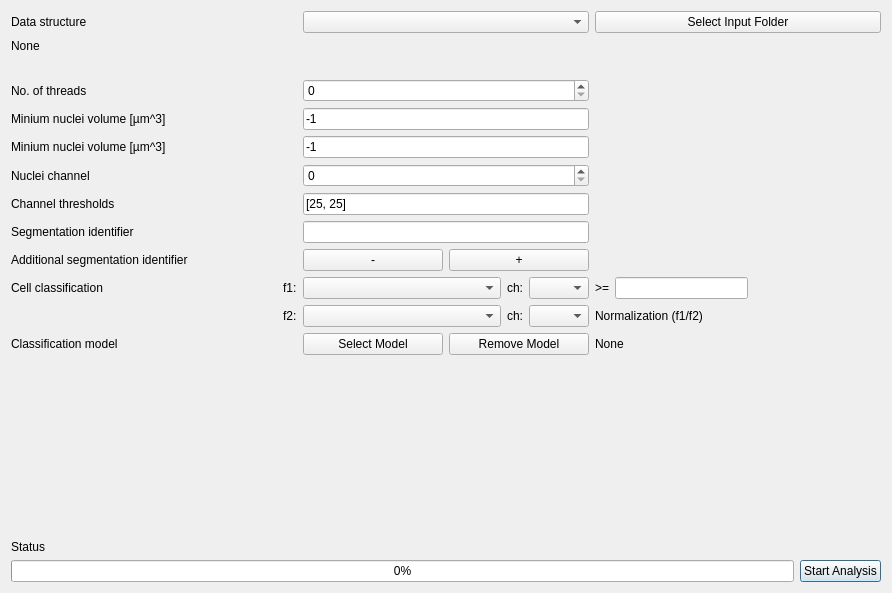
<?xml version="1.0" encoding="UTF-8"?>
<ui version="4.0">
 <class>Dialog</class>
 <widget class="QDialog" name="Dialog">
  <property name="geometry">
   <rect>
    <x>0</x>
    <y>0</y>
    <width>892</width>
    <height>593</height>
   </rect>
  </property>
  <property name="focusPolicy">
   <enum>Qt::ClickFocus</enum>
  </property>
  <property name="windowTitle">
   <string>Auswerte-Pipeline</string>
  </property>
  <layout class="QVBoxLayout" name="verticalLayout">
   <item>
    <layout class="QGridLayout" name="gridLayout_2" rowstretch="0,0,0,0,0,0,0,0,0,0,0,0,0,0,0,0,0,0,0" columnstretch="0,0,0">
     <item row="18" column="0" colspan="3">
      <layout class="QHBoxLayout" name="horizontalLayout_8">
       <item>
        <widget class="QProgressBar" name="progressBar">
         <property name="enabled">
          <bool>true</bool>
         </property>
         <property name="sizePolicy">
          <sizepolicy hsizetype="Expanding" vsizetype="Fixed">
           <horstretch>0</horstretch>
           <verstretch>0</verstretch>
          </sizepolicy>
         </property>
         <property name="minimumSize">
          <size>
           <width>600</width>
           <height>0</height>
          </size>
         </property>
         <property name="value">
          <number>0</number>
         </property>
         <property name="textVisible">
          <bool>true</bool>
         </property>
         <property name="invertedAppearance">
          <bool>false</bool>
         </property>
        </widget>
       </item>
       <item>
        <widget class="QPushButton" name="btn_start_analysis">
         <property name="sizePolicy">
          <sizepolicy hsizetype="Fixed" vsizetype="Fixed">
           <horstretch>0</horstretch>
           <verstretch>0</verstretch>
          </sizepolicy>
         </property>
         <property name="focusPolicy">
          <enum>Qt::NoFocus</enum>
         </property>
         <property name="text">
          <string>Start Analysis</string>
         </property>
         <property name="autoDefault">
          <bool>true</bool>
         </property>
         <property name="default">
          <bool>true</bool>
         </property>
        </widget>
       </item>
      </layout>
     </item>
     <item row="13" column="2">
      <widget class="QLabel" name="label_model_path">
       <property name="sizePolicy">
        <sizepolicy hsizetype="Preferred" vsizetype="Preferred">
         <horstretch>0</horstretch>
         <verstretch>0</verstretch>
        </sizepolicy>
       </property>
       <property name="minimumSize">
        <size>
         <width>0</width>
         <height>9</height>
        </size>
       </property>
       <property name="text">
        <string>None</string>
       </property>
       <property name="alignment">
        <set>Qt::AlignLeading|Qt::AlignLeft|Qt::AlignVCenter</set>
       </property>
       <property name="wordWrap">
        <bool>false</bool>
       </property>
      </widget>
     </item>
     <item row="13" column="0">
      <widget class="QLabel" name="label_model">
       <property name="toolTip">
        <string>&lt;html&gt;&lt;head/&gt;&lt;body&gt;&lt;p&gt;The software allows to specify pretrained classification models generated based on the Model_class.py file in the code folder.&lt;/p&gt;&lt;p&gt;This is intended for advanced users.&lt;/p&gt;&lt;/body&gt;&lt;/html&gt;</string>
       </property>
       <property name="text">
        <string>Classification model</string>
       </property>
      </widget>
     </item>
     <item row="11" column="1">
      <layout class="QHBoxLayout" name="horizontalLayout_4">
       <item>
        <widget class="QComboBox" name="cbox_cell_classification_f1"/>
       </item>
       <item>
        <widget class="QLabel" name="label_cell_classification_f1_ch">
         <property name="sizePolicy">
          <sizepolicy hsizetype="Fixed" vsizetype="Preferred">
           <horstretch>0</horstretch>
           <verstretch>0</verstretch>
          </sizepolicy>
         </property>
         <property name="text">
          <string>ch:</string>
         </property>
        </widget>
       </item>
       <item>
        <widget class="QComboBox" name="cbox_cell_classification_f1_ch">
         <property name="sizePolicy">
          <sizepolicy hsizetype="Fixed" vsizetype="Fixed">
           <horstretch>0</horstretch>
           <verstretch>0</verstretch>
          </sizepolicy>
         </property>
         <property name="maximumSize">
          <size>
           <width>60</width>
           <height>16777215</height>
          </size>
         </property>
        </widget>
       </item>
      </layout>
     </item>
     <item row="3" column="0">
      <widget class="QLabel" name="label_threads">
       <property name="toolTip">
        <string>If set to &gt;1 multiprocessing is used. High values may lead to 'out of memor' errors during calculation.</string>
       </property>
       <property name="text">
        <string>No. of threads</string>
       </property>
      </widget>
     </item>
     <item row="6" column="1">
      <widget class="QSpinBox" name="spin_nuc_ch">
       <property name="sizePolicy">
        <sizepolicy hsizetype="Minimum" vsizetype="Fixed">
         <horstretch>0</horstretch>
         <verstretch>0</verstretch>
        </sizepolicy>
       </property>
       <property name="toolTip">
        <string>Channel number of the nuclei signal. Starting from zero.</string>
       </property>
       <property name="buttonSymbols">
        <enum>QAbstractSpinBox::UpDownArrows</enum>
       </property>
       <property name="maximum">
        <number>10</number>
       </property>
      </widget>
     </item>
     <item row="7" column="1">
      <widget class="QLineEdit" name="edit_ch_thresh">
       <property name="sizePolicy">
        <sizepolicy hsizetype="MinimumExpanding" vsizetype="Fixed">
         <horstretch>0</horstretch>
         <verstretch>0</verstretch>
        </sizepolicy>
       </property>
       <property name="toolTip">
        <string>Threshold values for each channel given as '[t_c1, t_c2, ...]'. This is only used for the calculation of signal_sum_foreground.</string>
       </property>
       <property name="text">
        <string>[25, 25]</string>
       </property>
      </widget>
     </item>
     <item row="8" column="0">
      <widget class="QLabel" name="label_seg_identifier">
       <property name="enabled">
        <bool>true</bool>
       </property>
       <property name="toolTip">
        <string>&lt;html&gt;&lt;head/&gt;&lt;body&gt;&lt;p&gt;CellACDC: file name identifier after '..._segm_IDENTIFIER'.&lt;/p&gt;&lt;p&gt;Raw_Data: file name identifier before image name.&lt;/p&gt;&lt;/body&gt;&lt;/html&gt;</string>
       </property>
       <property name="text">
        <string>Segmentation identifier</string>
       </property>
      </widget>
     </item>
     <item row="9" column="1">
      <layout class="QVBoxLayout" name="vert_layout_add_seg_ident">
       <item>
        <layout class="QHBoxLayout" name="horizontalLayout_6">
         <item>
          <widget class="QPushButton" name="btn_add_seg_ident_minus">
           <property name="text">
            <string>-</string>
           </property>
          </widget>
         </item>
         <item>
          <widget class="QPushButton" name="btn_add_seg_ident_plus">
           <property name="text">
            <string>+</string>
           </property>
          </widget>
         </item>
        </layout>
       </item>
      </layout>
     </item>
     <item row="17" column="0">
      <widget class="QLabel" name="label_status">
       <property name="text">
        <string>Status</string>
       </property>
      </widget>
     </item>
     <item row="5" column="1">
      <widget class="QLineEdit" name="edit_max_vol">
       <property name="sizePolicy">
        <sizepolicy hsizetype="Minimum" vsizetype="Fixed">
         <horstretch>0</horstretch>
         <verstretch>0</verstretch>
        </sizepolicy>
       </property>
       <property name="toolTip">
        <string>Nuclei with volumes above this value are discarded. Set to -1 to not use this feature.</string>
       </property>
       <property name="text">
        <string>-1</string>
       </property>
      </widget>
     </item>
     <item row="13" column="1">
      <layout class="QHBoxLayout" name="horizontalLayout_9">
       <item>
        <widget class="QPushButton" name="btn_model_path">
         <property name="toolTip">
          <string>Pretrained models can be loaded to classifiy nuclei.</string>
         </property>
         <property name="text">
          <string>Select Model</string>
         </property>
         <property name="autoDefault">
          <bool>true</bool>
         </property>
        </widget>
       </item>
       <item>
        <widget class="QPushButton" name="btn_unselect_model">
         <property name="text">
          <string>Remove Model</string>
         </property>
        </widget>
       </item>
      </layout>
     </item>
     <item row="11" column="2">
      <layout class="QHBoxLayout" name="horizontalLayout">
       <item>
        <widget class="QLabel" name="label_cell_classification_comperator">
         <property name="text">
          <string>&gt;=</string>
         </property>
        </widget>
       </item>
       <item>
        <widget class="QLineEdit" name="edit_cell_classification_threshold"/>
       </item>
       <item>
        <spacer name="horizontalSpacer_2">
         <property name="orientation">
          <enum>Qt::Horizontal</enum>
         </property>
         <property name="sizeHint" stdset="0">
          <size>
           <width>40</width>
           <height>20</height>
          </size>
         </property>
        </spacer>
       </item>
      </layout>
     </item>
     <item row="8" column="1">
      <widget class="QLineEdit" name="edit_seg_identifier">
       <property name="enabled">
        <bool>true</bool>
       </property>
       <property name="sizePolicy">
        <sizepolicy hsizetype="Minimum" vsizetype="Fixed">
         <horstretch>0</horstretch>
         <verstretch>0</verstretch>
        </sizepolicy>
       </property>
       <property name="toolTip">
        <string>&lt;html&gt;&lt;head/&gt;&lt;body&gt;&lt;p&gt;CellACDC: file name identifier after '..._segm_IDENTIFIER'.&lt;/p&gt;&lt;p&gt;Raw_Data: file name identifier before image name.&lt;/p&gt;&lt;/body&gt;&lt;/html&gt;</string>
       </property>
      </widget>
     </item>
     <item row="12" column="2">
      <widget class="QLabel" name="label_cell_classification_norm">
       <property name="text">
        <string>Normalization (f1/f2)</string>
       </property>
      </widget>
     </item>
     <item row="11" column="0">
      <layout class="QHBoxLayout" name="horizontalLayout_2">
       <item>
        <widget class="QLabel" name="label_cell_classification">
         <property name="toolTip">
          <string>&lt;html&gt;&lt;head/&gt;&lt;body&gt;&lt;p&gt;The software allows for a basic object classification based on feature thresholding. The objects are assigned to either the positive or negative class depending on the value of the selected feature (f1).&lt;/p&gt;&lt;p&gt;&lt;br/&gt;&lt;/p&gt;&lt;p&gt;Additionally a second feature (f2) can be used to normalize the thresholded feature: f_norm = f1/f2.&lt;/p&gt;&lt;/body&gt;&lt;/html&gt;</string>
         </property>
         <property name="text">
          <string>Cell classification</string>
         </property>
        </widget>
       </item>
       <item>
        <spacer name="horizontalSpacer_3">
         <property name="orientation">
          <enum>Qt::Horizontal</enum>
         </property>
         <property name="sizeHint" stdset="0">
          <size>
           <width>40</width>
           <height>20</height>
          </size>
         </property>
        </spacer>
       </item>
       <item>
        <widget class="QLabel" name="label_cell_classification_f1">
         <property name="text">
          <string>f1:</string>
         </property>
        </widget>
       </item>
      </layout>
     </item>
     <item row="12" column="0">
      <layout class="QHBoxLayout" name="horizontalLayout_3">
       <item>
        <spacer name="horizontalSpacer_4">
         <property name="orientation">
          <enum>Qt::Horizontal</enum>
         </property>
         <property name="sizeHint" stdset="0">
          <size>
           <width>40</width>
           <height>20</height>
          </size>
         </property>
        </spacer>
       </item>
       <item>
        <widget class="QLabel" name="label_cell_classification_f2">
         <property name="text">
          <string>f2:</string>
         </property>
        </widget>
       </item>
      </layout>
     </item>
     <item row="7" column="0">
      <widget class="QLabel" name="label_ch_thresh">
       <property name="toolTip">
        <string>Threshold values for each channel given as '[t_c1, t_c2, ...]'. This is only used for the calculation of signal_sum_foreground.</string>
       </property>
       <property name="text">
        <string>Channel thresholds</string>
       </property>
      </widget>
     </item>
     <item row="9" column="0">
      <widget class="QLabel" name="label_add_seg_ident">
       <property name="toolTip">
        <string>The software allows to utilize other segmentations to analyze basic object features. Use the + - buttons to add or remove input fields.</string>
       </property>
       <property name="text">
        <string>Additional segmentation identifier</string>
       </property>
      </widget>
     </item>
     <item row="12" column="1">
      <layout class="QHBoxLayout" name="horizontalLayout_5">
       <item>
        <widget class="QComboBox" name="cbox_cell_classification_f2"/>
       </item>
       <item>
        <widget class="QLabel" name="label_cell_classification_f2_ch">
         <property name="sizePolicy">
          <sizepolicy hsizetype="Fixed" vsizetype="Preferred">
           <horstretch>0</horstretch>
           <verstretch>0</verstretch>
          </sizepolicy>
         </property>
         <property name="text">
          <string>ch:</string>
         </property>
        </widget>
       </item>
       <item>
        <widget class="QComboBox" name="cbox_cell_classification_f2_ch">
         <property name="sizePolicy">
          <sizepolicy hsizetype="Fixed" vsizetype="Fixed">
           <horstretch>0</horstretch>
           <verstretch>0</verstretch>
          </sizepolicy>
         </property>
         <property name="maximumSize">
          <size>
           <width>60</width>
           <height>16777215</height>
          </size>
         </property>
        </widget>
       </item>
      </layout>
     </item>
     <item row="3" column="1">
      <widget class="QSpinBox" name="spin_threads">
       <property name="sizePolicy">
        <sizepolicy hsizetype="Minimum" vsizetype="Fixed">
         <horstretch>0</horstretch>
         <verstretch>0</verstretch>
        </sizepolicy>
       </property>
       <property name="toolTip">
        <string>If set to &gt;1 multiprocessing is used. High values may lead to 'out of memor' errors during calculation.</string>
       </property>
       <property name="maximum">
        <number>16</number>
       </property>
      </widget>
     </item>
     <item row="14" column="2">
      <spacer name="verticalSpacer">
       <property name="orientation">
        <enum>Qt::Vertical</enum>
       </property>
       <property name="sizeType">
        <enum>QSizePolicy::MinimumExpanding</enum>
       </property>
       <property name="sizeHint" stdset="0">
        <size>
         <width>20</width>
         <height>40</height>
        </size>
       </property>
      </spacer>
     </item>
     <item row="5" column="0">
      <widget class="QLabel" name="label_max_vol">
       <property name="toolTip">
        <string>Nuclei with volumes above this value are discarded. Set to -1 to not use this feature.</string>
       </property>
       <property name="text">
        <string>Minium nuclei volume [µm^3]</string>
       </property>
      </widget>
     </item>
     <item row="6" column="0">
      <widget class="QLabel" name="label_nuc_ch">
       <property name="toolTip">
        <string>Channel number of the nuclei signal. Starting from zero.</string>
       </property>
       <property name="text">
        <string>Nuclei channel</string>
       </property>
      </widget>
     </item>
     <item row="4" column="0">
      <widget class="QLabel" name="label_min_vol">
       <property name="toolTip">
        <string>Nuclei with volumes below this value are discarded. Set to -1 to not use this feature.</string>
       </property>
       <property name="text">
        <string>Minium nuclei volume [µm^3]</string>
       </property>
      </widget>
     </item>
     <item row="7" column="2">
      <spacer name="horizontalSpacer">
       <property name="orientation">
        <enum>Qt::Horizontal</enum>
       </property>
       <property name="sizeHint" stdset="0">
        <size>
         <width>40</width>
         <height>20</height>
        </size>
       </property>
      </spacer>
     </item>
     <item row="4" column="1">
      <widget class="QLineEdit" name="edit_min_vol">
       <property name="sizePolicy">
        <sizepolicy hsizetype="Minimum" vsizetype="Fixed">
         <horstretch>0</horstretch>
         <verstretch>0</verstretch>
        </sizepolicy>
       </property>
       <property name="toolTip">
        <string>Nuclei with volumes below this value are discarded. Set to -1 to not use this feature.</string>
       </property>
       <property name="text">
        <string>-1</string>
       </property>
      </widget>
     </item>
     <item row="2" column="0">
      <spacer name="verticalSpacer_2">
       <property name="orientation">
        <enum>Qt::Vertical</enum>
       </property>
       <property name="sizeType">
        <enum>QSizePolicy::Fixed</enum>
       </property>
       <property name="sizeHint" stdset="0">
        <size>
         <width>100</width>
         <height>20</height>
        </size>
       </property>
      </spacer>
     </item>
     <item row="0" column="1">
      <widget class="QComboBox" name="cbox_data_structure">
       <property name="toolTip">
        <string>&lt;html&gt;&lt;head/&gt;&lt;body&gt;&lt;p&gt;The GUI supports two folder structures. The first Cell_ACDC is based on the folder structure and file names of Cell-ACDC.&lt;br/&gt;(https://github.com/SchmollerLab/Cell_ACDC).&lt;/p&gt;&lt;p&gt;The second Raw_Data expects the following folder structure:&lt;/p&gt;&lt;p&gt;&lt;span style=&quot; font-family:'Menlo','Monaco','Courier New','monospace'; font-size:12px; color:#cccccc;&quot;&gt;├── Dataset&lt;br/&gt;│   ├── Raw_Data&lt;br/&gt;│   │   ├── ConditionA&lt;br/&gt;│   │   │   ...&lt;br/&gt;│   │   ├── ConditionB&lt;br/&gt;│   │   │   ...&lt;br/&gt;│   ├── Segmentation&lt;br/&gt;│   │   ├── ConditionA&lt;br/&gt;│   │   │   ...&lt;br/&gt;│   │   ├── ConditionB&lt;br/&gt;│   │   │   ...&lt;br/&gt;│   ...&lt;br/&gt;...&lt;/span&gt;&lt;/p&gt;&lt;p&gt;The folder structure inside Raw_Data and Segmentation can be choosen arbitrarily, e.g., multiple subfolders, as long as they are consistent between the Raw_Data and Segmentation folder.&lt;/p&gt;&lt;/body&gt;&lt;/html&gt;</string>
       </property>
      </widget>
     </item>
     <item row="0" column="2">
      <widget class="QPushButton" name="btn_input_folder">
       <property name="toolTip">
        <string>Select the top folder containing all the folders and image files to be processed.</string>
       </property>
       <property name="text">
        <string>Select Input Folder</string>
       </property>
       <property name="autoDefault">
        <bool>true</bool>
       </property>
      </widget>
     </item>
     <item row="0" column="0">
      <widget class="QLabel" name="label_data_structure">
       <property name="text">
        <string>Data structure</string>
       </property>
      </widget>
     </item>
     <item row="1" column="0" colspan="3">
      <widget class="QLabel" name="label_input_folder">
       <property name="text">
        <string>None</string>
       </property>
       <property name="wordWrap">
        <bool>true</bool>
       </property>
      </widget>
     </item>
    </layout>
   </item>
  </layout>
 </widget>
 <tabstops>
  <tabstop>spin_threads</tabstop>
  <tabstop>edit_min_vol</tabstop>
  <tabstop>edit_max_vol</tabstop>
  <tabstop>spin_nuc_ch</tabstop>
  <tabstop>edit_ch_thresh</tabstop>
  <tabstop>edit_seg_identifier</tabstop>
 </tabstops>
 <resources/>
 <connections/>
</ui>
